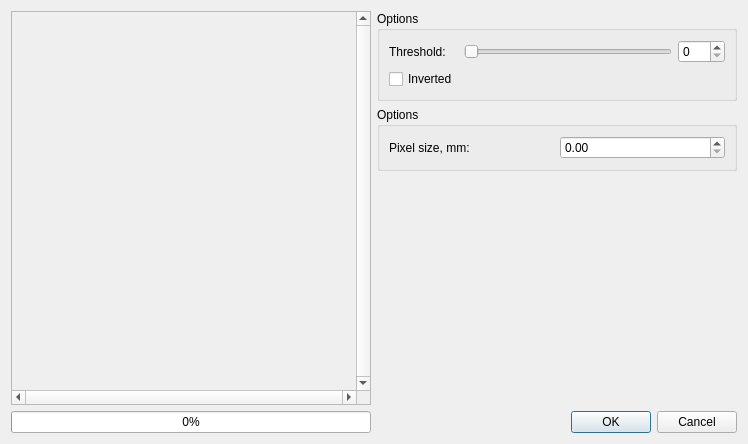
<?xml version="1.0" encoding="UTF-8"?>
<ui version="4.0">
 <class>Dialog</class>
 <widget class="QDialog" name="Dialog">
  <property name="geometry">
   <rect>
    <x>0</x>
    <y>0</y>
    <width>748</width>
    <height>444</height>
   </rect>
  </property>
  <property name="windowTitle">
   <string>Dialog</string>
  </property>
  <layout class="QGridLayout" name="gridLayout_2">
   <item row="3" column="1">
    <widget class="QDialogButtonBox" name="buttonBox">
     <property name="orientation">
      <enum>Qt::Horizontal</enum>
     </property>
     <property name="standardButtons">
      <set>QDialogButtonBox::Cancel|QDialogButtonBox::Ok</set>
     </property>
    </widget>
   </item>
   <item row="3" column="0">
    <widget class="QProgressBar" name="progress">
     <property name="maximum">
      <number>100000</number>
     </property>
     <property name="value">
      <number>24</number>
     </property>
    </widget>
   </item>
   <item row="0" column="0" rowspan="3">
    <widget class="QScrollArea" name="scrollArea">
     <property name="verticalScrollBarPolicy">
      <enum>Qt::ScrollBarAlwaysOn</enum>
     </property>
     <property name="horizontalScrollBarPolicy">
      <enum>Qt::ScrollBarAlwaysOn</enum>
     </property>
     <property name="widgetResizable">
      <bool>true</bool>
     </property>
     <property name="alignment">
      <set>Qt::AlignCenter</set>
     </property>
     <widget class="QWidget" name="scrollAreaWidgetContents">
      <property name="geometry">
       <rect>
        <x>1</x>
        <y>1</y>
        <width>345</width>
        <height>384</height>
       </rect>
      </property>
      <layout class="QVBoxLayout" name="verticalLayout">
       <item>
        <widget class="QLabel" name="view">
         <property name="sizePolicy">
          <sizepolicy hsizetype="Ignored" vsizetype="Ignored">
           <horstretch>0</horstretch>
           <verstretch>0</verstretch>
          </sizepolicy>
         </property>
         <property name="text">
          <string/>
         </property>
         <property name="scaledContents">
          <bool>true</bool>
         </property>
        </widget>
       </item>
      </layout>
     </widget>
    </widget>
   </item>
   <item row="0" column="1">
    <widget class="QGroupBox" name="imageBox">
     <property name="title">
      <string>Options</string>
     </property>
     <layout class="QGridLayout" name="gridLayout">
      <item row="0" column="0">
       <widget class="QLabel" name="thresholdLabel">
        <property name="sizePolicy">
         <sizepolicy hsizetype="Preferred" vsizetype="Preferred">
          <horstretch>0</horstretch>
          <verstretch>0</verstretch>
         </sizepolicy>
        </property>
        <property name="text">
         <string>Threshold:</string>
        </property>
        <property name="buddy">
         <cstring>thresholdSlider</cstring>
        </property>
       </widget>
      </item>
      <item row="0" column="2">
       <widget class="QSpinBox" name="thresholdSpinBox">
        <property name="sizePolicy">
         <sizepolicy hsizetype="Preferred" vsizetype="Fixed">
          <horstretch>0</horstretch>
          <verstretch>0</verstretch>
         </sizepolicy>
        </property>
        <property name="maximum">
         <number>255</number>
        </property>
       </widget>
      </item>
      <item row="0" column="1">
       <widget class="QSlider" name="thresholdSlider">
        <property name="sizePolicy">
         <sizepolicy hsizetype="Expanding" vsizetype="Fixed">
          <horstretch>0</horstretch>
          <verstretch>0</verstretch>
         </sizepolicy>
        </property>
        <property name="maximum">
         <number>255</number>
        </property>
        <property name="orientation">
         <enum>Qt::Horizontal</enum>
        </property>
       </widget>
      </item>
      <item row="1" column="0">
       <widget class="QCheckBox" name="invertedCheckBox">
        <property name="text">
         <string>Inverted</string>
        </property>
       </widget>
      </item>
     </layout>
    </widget>
   </item>
   <item row="2" column="1">
    <spacer name="verticalSpacer">
     <property name="orientation">
      <enum>Qt::Vertical</enum>
     </property>
     <property name="sizeHint" stdset="0">
      <size>
       <width>20</width>
       <height>313</height>
      </size>
     </property>
    </spacer>
   </item>
   <item row="1" column="1">
    <widget class="QGroupBox" name="gerberBox">
     <property name="title">
      <string>Options</string>
     </property>
     <layout class="QGridLayout" name="gridLayout_3">
      <item row="0" column="0">
       <widget class="QLabel" name="labelPixelSize">
        <property name="text">
         <string>Pixel size, mm:</string>
        </property>
       </widget>
      </item>
      <item row="0" column="1">
       <widget class="QDoubleSpinBox" name="pixelSizeSpinBox"/>
      </item>
     </layout>
    </widget>
   </item>
  </layout>
 </widget>
 <resources/>
 <connections>
  <connection>
   <sender>buttonBox</sender>
   <signal>accepted()</signal>
   <receiver>Dialog</receiver>
   <slot>accept()</slot>
   <hints>
    <hint type="sourcelabel">
     <x>598</x>
     <y>439</y>
    </hint>
    <hint type="destinationlabel">
     <x>157</x>
     <y>274</y>
    </hint>
   </hints>
  </connection>
  <connection>
   <sender>buttonBox</sender>
   <signal>rejected()</signal>
   <receiver>Dialog</receiver>
   <slot>reject()</slot>
   <hints>
    <hint type="sourcelabel">
     <x>666</x>
     <y>439</y>
    </hint>
    <hint type="destinationlabel">
     <x>286</x>
     <y>274</y>
    </hint>
   </hints>
  </connection>
  <connection>
   <sender>thresholdSlider</sender>
   <signal>valueChanged(int)</signal>
   <receiver>thresholdSpinBox</receiver>
   <slot>setValue(int)</slot>
   <hints>
    <hint type="sourcelabel">
     <x>548</x>
     <y>45</y>
    </hint>
    <hint type="destinationlabel">
     <x>711</x>
     <y>46</y>
    </hint>
   </hints>
  </connection>
  <connection>
   <sender>thresholdSpinBox</sender>
   <signal>valueChanged(int)</signal>
   <receiver>thresholdSlider</receiver>
   <slot>setValue(int)</slot>
   <hints>
    <hint type="sourcelabel">
     <x>715</x>
     <y>50</y>
    </hint>
    <hint type="destinationlabel">
     <x>565</x>
     <y>47</y>
    </hint>
   </hints>
  </connection>
 </connections>
</ui>
